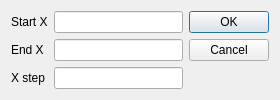
<?xml version="1.0" encoding="UTF-8"?>
<ui version="4.0">
 <class>ResampleDialog</class>
 <widget class="QDialog" name="ResampleDialog">
  <property name="geometry">
   <rect>
    <x>0</x>
    <y>0</y>
    <width>280</width>
    <height>92</height>
   </rect>
  </property>
  <property name="windowTitle">
   <string>X-axis parameters</string>
  </property>
  <property name="windowIcon">
   <iconset resource="spectral.qrc">
    <normaloff>:/spectral.png</normaloff>:/spectral.png</iconset>
  </property>
  <layout class="QHBoxLayout" name="horizontalLayout">
   <item>
    <layout class="QGridLayout" name="gridLayout">
     <item row="0" column="0">
      <widget class="QLabel" name="label">
       <property name="text">
        <string>Start X</string>
       </property>
      </widget>
     </item>
     <item row="0" column="1">
      <widget class="QLineEdit" name="txt_start_x"/>
     </item>
     <item row="1" column="0">
      <widget class="QLabel" name="label_2">
       <property name="text">
        <string>End X</string>
       </property>
      </widget>
     </item>
     <item row="1" column="1">
      <widget class="QLineEdit" name="txt_end_x"/>
     </item>
     <item row="2" column="0">
      <widget class="QLabel" name="label_3">
       <property name="text">
        <string>X step</string>
       </property>
      </widget>
     </item>
     <item row="2" column="1">
      <widget class="QLineEdit" name="txt_step_x"/>
     </item>
    </layout>
   </item>
   <item>
    <widget class="QDialogButtonBox" name="buttonBox">
     <property name="orientation">
      <enum>Qt::Vertical</enum>
     </property>
     <property name="standardButtons">
      <set>QDialogButtonBox::Cancel|QDialogButtonBox::Ok</set>
     </property>
    </widget>
   </item>
  </layout>
 </widget>
 <resources>
  <include location="spectral.qrc"/>
 </resources>
 <connections>
  <connection>
   <sender>buttonBox</sender>
   <signal>accepted()</signal>
   <receiver>ResampleDialog</receiver>
   <slot>accept()</slot>
   <hints>
    <hint type="sourcelabel">
     <x>248</x>
     <y>254</y>
    </hint>
    <hint type="destinationlabel">
     <x>157</x>
     <y>274</y>
    </hint>
   </hints>
  </connection>
  <connection>
   <sender>buttonBox</sender>
   <signal>rejected()</signal>
   <receiver>ResampleDialog</receiver>
   <slot>reject()</slot>
   <hints>
    <hint type="sourcelabel">
     <x>316</x>
     <y>260</y>
    </hint>
    <hint type="destinationlabel">
     <x>286</x>
     <y>274</y>
    </hint>
   </hints>
  </connection>
 </connections>
</ui>
